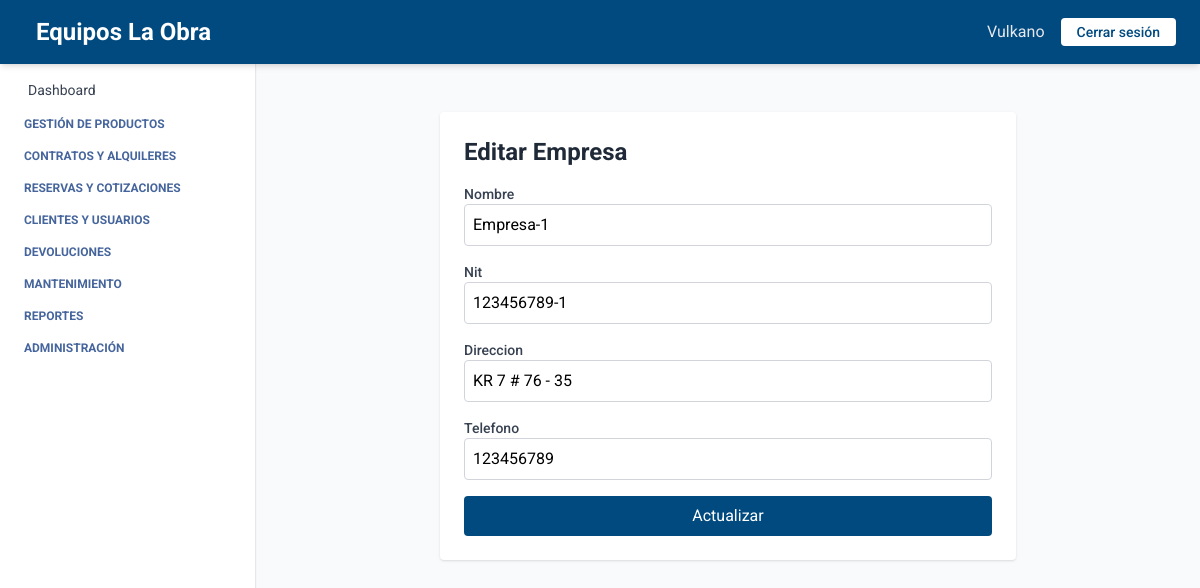
Before: /empresa/empresas/editar/1 with the older database file.
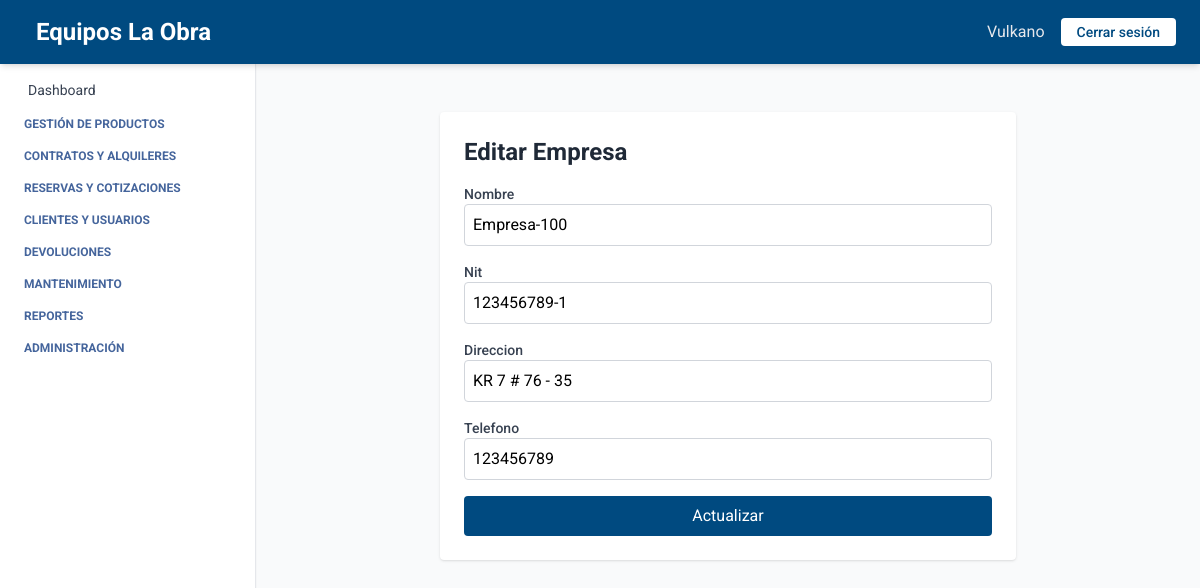
After: the same page with the newer database file.
### empresa/models.py (models this page shows, shortened)
class Empresa(models.Model):
    nombre = models.CharField(max_length=100)
    nit = models.CharField(max_length=50, unique=True)
    direccion = models.CharField(max_length=255, blank=True, null=True)
    telefono = models.CharField(max_length=20, blank=True, null=True)

### empresa/views.py (the view)
# urls.py: path('empresas/editar/<int:pk>', EmpresaUpdateView.as_view(), name='editar_empresa'),
class EmpresaUpdateView(UpdateView):
    model = Empresa
    form_class = EmpresaEditForm
    template_name = 'editar_empresa.html'
    success_url = reverse_lazy('empresa_list')

### empresa/forms/empresa_forms.py
class EmpresaEditForm(forms.ModelForm):
    class Meta:
        model = Empresa
        fields = ['nombre', 'nit', 'direccion', 'telefono']
        widgets = {
            'nombre': forms.TextInput(attrs={
                'class': 'w-full p-2 border border-gray-300 rounded focus:outline-none focus:ring-2 focus:ring-[var(--primary-color)]',
                'placeholder': 'Nombre de la Empresa'
            }),
            'nit': forms.TextInput(attrs={
                'class': 'w-full p-2 border border-gray-300 rounded focus:outline-none focus:ring-2 focus:ring-[var(--primary-color)]',
                'placeholder': 'NIT'
            }),
            'direccion': forms.TextInput(attrs={
                'class': 'w-full p-2 border border-gray-300 rounded focus:outline-none focus:ring-2 focus:ring-[var(--primary-color)]',
                'placeholder': 'Dirección'
            }),
            'telefono': forms.TextInput(attrs={
                'class': 'w-full p-2 border border-gray-300 rounded focus:outline-none focus:ring-2 focus:ring-[var(--primary-color)]',
                'placeholder': 'Teléfono'
            }),
        }

### empresa/templates/editar_empresa.html (shortened to what this page needs)
{% extends "index.html" %}
{% block content %}
<div class="max-w-xl mx-auto mt-4 bg-white p-6 rounded shadow">
  <h2 class="text-2xl font-bold text-gray-800 mb-4">Editar Empresa</h2>
  <form method="post" class="space-y-4">
    {% for field in form %}
      <div>
        <label for="{{ field.id_for_label }}" class="block text-sm font-medium text-gray-700">{{ field.label }}</label>
        {{ field }}
      </div>
    {% endfor %}
    <input type="submit" value="Actualizar" class="mt-4 w-full bg-[var(--primary-color)] text-white py-2 rounded hover:bg-blue-700 transition">
  </form>
</div>
{% endblock %}

Changed rows visible on the page:
changed Empresa "KR 7 # 76 - 35": nombre "Empresa-1" → "Empresa-100"
